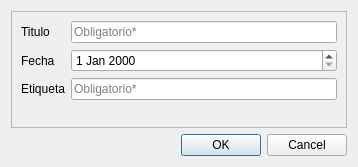
<?xml version="1.0" encoding="UTF-8"?>
<ui version="4.0">
 <class>DialogCrearNota</class>
 <widget class="QDialog" name="DialogCrearNota">
  <property name="geometry">
   <rect>
    <x>0</x>
    <y>0</y>
    <width>358</width>
    <height>167</height>
   </rect>
  </property>
  <property name="windowTitle">
   <string>Dialog</string>
  </property>
  <layout class="QVBoxLayout" name="verticalLayout">
   <item>
    <widget class="QFrame" name="frame">
     <property name="frameShape">
      <enum>QFrame::StyledPanel</enum>
     </property>
     <property name="frameShadow">
      <enum>QFrame::Raised</enum>
     </property>
     <layout class="QFormLayout" name="formLayout">
      <item row="0" column="0">
       <widget class="QLabel" name="lbl_tituloNota">
        <property name="text">
         <string>Titulo</string>
        </property>
       </widget>
      </item>
      <item row="0" column="1">
       <widget class="QLineEdit" name="le_tituloNota">
        <property name="placeholderText">
         <string>Obligatorio*</string>
        </property>
       </widget>
      </item>
      <item row="1" column="0">
       <widget class="QLabel" name="lbl_fechaNota">
        <property name="text">
         <string>Fecha</string>
        </property>
       </widget>
      </item>
      <item row="2" column="0">
       <widget class="QLabel" name="lbl_etiquetaNota">
        <property name="text">
         <string>Etiqueta</string>
        </property>
       </widget>
      </item>
      <item row="1" column="1">
       <widget class="QDateEdit" name="de_fechaNota"/>
      </item>
      <item row="2" column="1">
       <widget class="QLineEdit" name="le_etiquetaNota">
        <property name="placeholderText">
         <string>Obligatorio*</string>
        </property>
       </widget>
      </item>
     </layout>
    </widget>
   </item>
   <item>
    <widget class="QDialogButtonBox" name="botones_crearNota">
     <property name="orientation">
      <enum>Qt::Horizontal</enum>
     </property>
     <property name="standardButtons">
      <set>QDialogButtonBox::Cancel|QDialogButtonBox::Ok</set>
     </property>
    </widget>
   </item>
  </layout>
 </widget>
 <resources/>
 <connections>
  <connection>
   <sender>botones_crearNota</sender>
   <signal>accepted()</signal>
   <receiver>DialogCrearNota</receiver>
   <slot>accept()</slot>
   <hints>
    <hint type="sourcelabel">
     <x>248</x>
     <y>254</y>
    </hint>
    <hint type="destinationlabel">
     <x>157</x>
     <y>274</y>
    </hint>
   </hints>
  </connection>
  <connection>
   <sender>botones_crearNota</sender>
   <signal>rejected()</signal>
   <receiver>DialogCrearNota</receiver>
   <slot>reject()</slot>
   <hints>
    <hint type="sourcelabel">
     <x>316</x>
     <y>260</y>
    </hint>
    <hint type="destinationlabel">
     <x>286</x>
     <y>274</y>
    </hint>
   </hints>
  </connection>
 </connections>
</ui>
